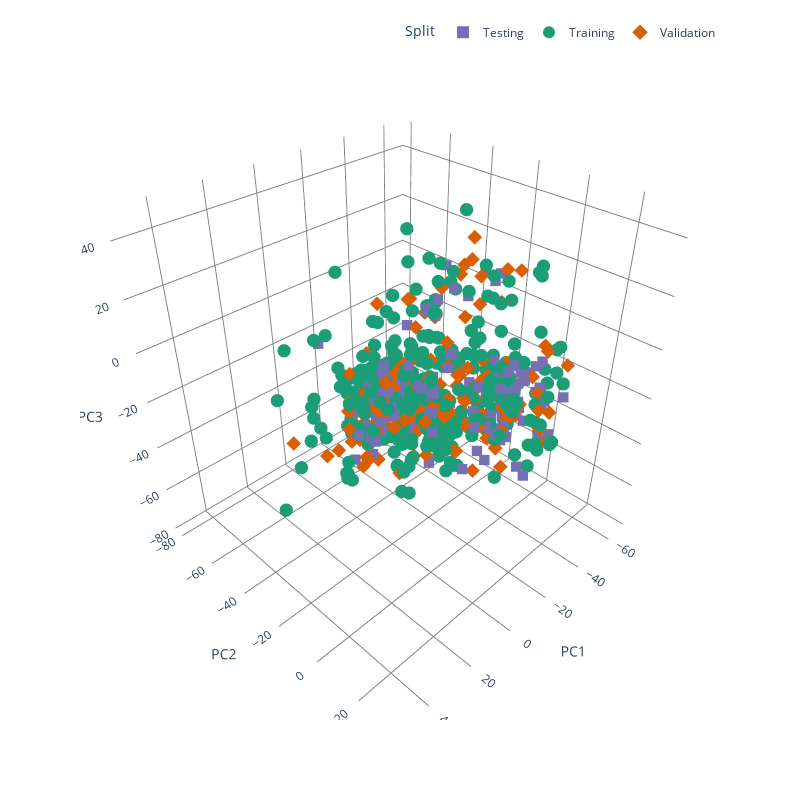

Notebook code for this chart:
### Code cell
scatter3d(
    data_to_df(data), 
    idxs=(spxy_idxs_train, spxy_idxs_val, spxy_idxs_test),
    color_by_split=True,
    dot_size=13)

### Figure 1 — Plotly figure (JSON) as saved in the notebook; plotly's stock layout.template omitted (floating-point values rounded to 4 significant figures; data arrays with more than 128 entries replaced by an {"elided": "..."} marker saying what was removed)
{"data": [{"hovertemplate": "Split=Testing<br>PC1=%{x}<br>PC2=%{y}<br>PC3=%{z}<br>MarkerSize=%{marker.size}<extra></extra>", "legendgroup": "Testing", "marker": {"color": "#7570b3", "line": {"width": 0}, "opacity": 1, "size": {"elided": "159 float values"}, "sizemode": "area", "sizeref": 0.2308, "symbol": "square"}, "mode": "markers", "name": "Testing", "scene": "scene", "showlegend": true, "type": "scatter3d", "x": {"elided": "159 float values"}, "y": {"elided": "159 float values"}, "z": {"elided": "159 float values"}}, {"hovertemplate": "Split=Training<br>PC1=%{x}<br>PC2=%{y}<br>PC3=%{z}<br>MarkerSize=%{marker.size}<extra></extra>", "legendgroup": "Training", "marker": {"color": "#1b9e77", "line": {"width": 0}, "opacity": 1, "size": {"elided": "317 int values"}, "sizemode": "area", "sizeref": 0.2308, "symbol": "circle"}, "mode": "markers", "name": "Training", "scene": "scene", "showlegend": true, "type": "scatter3d", "x": {"elided": "317 float values"}, "y": {"elided": "317 float values"}, "z": {"elided": "317 float values"}}, {"hovertemplate": "Split=Validation<br>PC1=%{x}<br>PC2=%{y}<br>PC3=%{z}<br>MarkerSize=%{marker.size}<extra></extra>", "legendgroup": "Validation", "marker": {"color": "#d95f02", "line": {"width": 0}, "opacity": 1, "size": {"elided": "158 float values"}, "sizemode": "area", "sizeref": 0.2308, "symbol": "diamond"}, "mode": "markers", "name": "Validation", "scene": "scene", "showlegend": true, "type": "scatter3d", "x": {"elided": "158 float values"}, "y": {"elided": "158 float values"}, "z": {"elided": "158 float values"}}], "layout": {"height": 800, "legend": {"itemsizing": "constant", "orientation": "h", "title": {"text": "Split"}, "tracegroupgap": 0, "x": 1, "xanchor": "right", "y": 1.02, "yanchor": "bottom"}, "margin": {"t": 60}, "paper_bgcolor": "rgba(0, 0, 0, 0)", "plot_bgcolor": "rgba(0, 0, 0, 0)", "scene": {"domain": {"x": [0, 1], "y": [0, 1]}, "xaxis": {"backgroundcolor": "rgba(0, 0, 0,0)", "gridcolor": "grey", "showbackground": true, "title": {"text": "PC1"}, "zerolinecolor": "grey"}, "yaxis": {"backgroundcolor": "rgba(0, 0, 0,0)", "gridcolor": "grey", "showbackground": true, "title": {"text": "PC2"}, "zerolinecolor": "grey"}, "zaxis": {"backgroundcolor": "rgba(0, 0, 0,0)", "gridcolor": "grey", "showbackground": true, "title": {"text": "PC3"}, "zerolinecolor": "grey"}}, "width": 800}}
